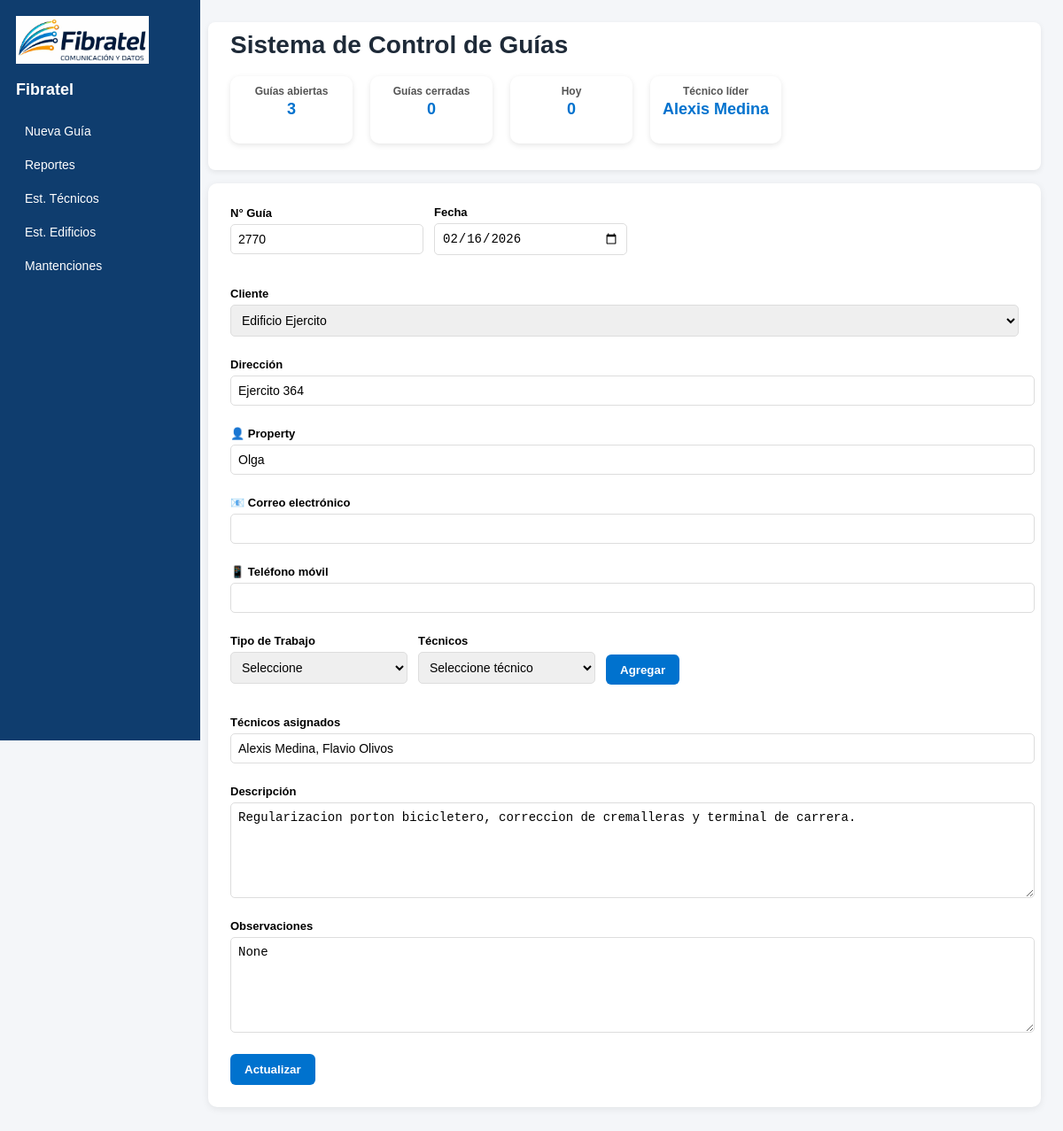
Page /?editar=1 on the committed database.
### tables this page shows
CREATE TABLE guias (
            id INTEGER PRIMARY KEY AUTOINCREMENT,
            numero_guia INTEGER UNIQUE,
            fecha TEXT,
            cliente_id INTEGER,
            tecnicos TEXT,
            tecnico_firma TEXT,
            descripcion TEXT,
            estado TEXT,
            observaciones TEXT
        , tipo_trabajo TEXT, token_revision TEXT, comentario_property TEXT);

CREATE TABLE clientes (
            id INTEGER PRIMARY KEY AUTOINCREMENT,
            nombre TEXT UNIQUE,
            direccion TEXT,
            property TEXT
        , apellido TEXT, correo_electronico TEXT, telefono_movil TEXT);

### app.py (the view, shortened to what this page needs)
@app.route("/", methods=["GET", "POST"])
def index():
    conn = get_db()
    guia_id = request.args.get("editar")
    guia = None
    if guia_id:
        guia = conn.execute("""
            SELECT g.*,
                   c.nombre as cliente_nombre,
                   c.direccion,
                   c.property
            FROM guias g
            LEFT JOIN clientes c ON g.cliente_id = c.id
            WHERE g.id=?
        """, (guia_id,)).fetchone()
    clientes = conn.execute(
        "SELECT * FROM clientes ORDER BY nombre"
    ).fetchall()
    tecnicos = conn.execute(
        "SELECT * FROM tecnicos ORDER BY nombre"
    ).fetchall()
    ultimo = conn.execute(
        "SELECT MAX(numero_guia) FROM guias"
    ).fetchone()[0]
    proximo_numero = (ultimo + 1) if ultimo else 1
    abiertas = conn.execute(
        "SELECT COUNT(*) FROM guias WHERE estado='ABIERTA'"
    ).fetchone()[0]
    cerradas = conn.execute(
        "SELECT COUNT(*) FROM guias WHERE estado='CERRADA'"
    ).fetchone()[0]
    hoy = conn.execute(
        "SELECT COUNT(*) FROM guias WHERE fecha=?",
        (date.today(),)
    ).fetchone()[0]
    tecnicos_data = conn.execute(
        "SELECT tecnicos FROM guias"
    ).fetchall()
    conteo = {}
    for r in tecnicos_data:
        if not r["tecnicos"]:
            continue
        lista = r["tecnicos"].split(", ")
        for t in lista:
            conteo[t] = conteo.get(t,0)+1
    lider = "-"
    if conteo:
        lider = max(conteo, key=conteo.get)
    conn.close()
    return render_template(
    "index.html",
    fecha=date.today(),
    clientes=clientes,
    tecnicos=tecnicos,
    guia=guia,
    proximo_numero=proximo_numero,
    abiertas=abiertas,
    cerradas=cerradas,
    hoy=hoy,
    lider=lider
)

### app.py (called while the page is built)
def get_db():
    conn = sqlite3.connect(DATABASE)
    conn.row_factory = sqlite3.Row
    return conn

### templates/index.html (shortened to what this page needs)
{% extends "base.html" %}
{% block contenido %}
<div class="header">
<h1 class="titulo-sistema">
Sistema de Control de Guías
</h1>
<div class="dashboard">
<div class="card">
<h3>Guías abiertas</h3>
<p>{{ abiertas }}</p>
</div>
<div class="card">
<h3>Guías cerradas</h3>
<p>{{ cerradas }}</p>
</div>
<div class="card">
<h3>Hoy</h3>
<p>{{ hoy }}</p>
</div>
<div class="card">
<h3>Técnico líder</h3>
<p>{{ lider }}</p>
</div>
</div>
</div>
<div class="form-box">
<form method="POST">
<div class="form-line">
<div class="form-group">
<label>N° Guía</label>
<input type="text"
value="{{ guia.numero_guia if guia else proximo_numero }}"
readonly>
</div>
<div class="form-group">
<label>Fecha</label>
<input type="date"
name="fecha"
value="{{ guia.fecha if guia else fecha }}">
</div>
</div>
<div class="form-group">
<label>Cliente</label>
<select name="cliente_id" id="cliente" onchange="cargarCliente()">
{% for c in clientes %}
<option value="{{ c.id }}"
{% if guia and guia.cliente_id == c.id %}selected{% endif %}>
{{ c.nombre }}
</option>
{% endfor %}
</select>
</div>
<div class="form-group">
<label>Dirección</label>
<input type="text"
id="direccion"
value="{{ guia.direccion if guia else '' }}"
readonly>
</div>
<div class="form-group">
<label>👤 Property</label>
<input type="text"
id="property"
value="{{ guia.property if guia else '' }}"
readonly>
</div>
<div class="form-group">
<label>📧 Correo electrónico</label>
<input type="text"
id="correo_property"
readonly>
</div>
<div class="form-group">
<label>📱 Teléfono móvil</label>
<input type="text"
id="telefono_property"
readonly>
</div>
<div class="form-line">
<div class="form-group">
<label>Tipo de Trabajo</label>
<select name="tipo_trabajo" id="tipo_trabajo" onchange="tipoTrabajo()">
<option value="">Seleccione</option>
</select>
</div>
<div class="form-group">
<label>Técnicos</label>
<select id="tecnico_select">
<option value="">Seleccione técnico</option>
</select>
</div>
<button type="button" onclick="agregarTecnico()">Agregar</button>
</div>
<div class="form-group">
<label>Técnicos asignados</label>
<input type="text"
id="lista_tecnicos"
name="tecnicos"
value="{{ guia.tecnicos if guia else '' }}">
</div>
<div class="form-group">
<label>Descripción</label>
<textarea name="descripcion" id="descripcion">
{{ guia.descripcion if guia else '' }}
</textarea>
</div>
<div class="form-group">
<label>Observaciones</label>
<textarea name="observaciones">
{{ guia.observaciones if guia else '' }}
</textarea>
</div>
<button type="submit">
{% if guia %}
Actualizar
{% else %}
Guardar
{% endif %}
</button>
</form>
</div>
{% endblock %}

### static/style.css (style rules this page uses)
body { margin:0; font-family:Arial,sans-serif; background:#f4f6f9; }
.header { background:white; padding:10px 25px; margin-bottom:15px; border-radius:8px; box-shadow:0 2px 6px rgba(0,0,0,0.08); }
.titulo-sistema { margin-top:0; font-size:28px; font-weight:700; color:#1e2a38; }
.dashboard { display:flex; gap:20px; flex-wrap:wrap; margin-bottom:20px; }
.card { background:white; padding:10px 14px; border-radius:10px; box-shadow:0 2px 6px rgba(0,0,0,0.1); text-align:center; min-width:110px; }
.card h3 { font-size:12px; margin:0; color:#555; }
.card p { font-size:18px; font-weight:bold; margin-top:3px; color:#0072CE; }
.form-box { background:white; padding:25px; border-radius:10px; box-shadow:0 2px 8px rgba(0,0,0,0.08); margin-bottom:25px; }
label { font-size:13px; font-weight:bold; }
input,textarea { padding:8px; margin-top:5px; margin-bottom:12px; width:100%; border:1px solid #ddd; border-radius:5px; font-size:14px; }
select { padding:8px; margin-top:5px; margin-bottom:12px; border:1px solid #ddd; border-radius:5px; font-size:14px; }
textarea { min-height:90px; }
button { background:#0072CE; color:white; border:none; padding:10px 16px; border-radius:6px; cursor:pointer; font-weight:600; }
.form-group { display:flex; flex-direction:column; margin-bottom:12px; }
.form-line { display:flex; gap:12px; align-items:center; flex-wrap:wrap; margin-bottom:12px; }
.form-line label { min-width:90px; }
.form-line select, .form-line input { width:200px; }
.form-line button { height:34px; }

### rows in the picture
guias: numero_guia "2770", fecha "02/16/2026", cliente_id "Edificio Ejercito", tecnicos "Alexis Medina, Flavio Olivos", descripcion "Regularizacion porton bicicletero, correccion de cremalleras y terminal de carrera."
clientes: direccion "Ejercito 364", property "Olga"

### other values in the picture
{{ abiertas }} "3"
{{ cerradas }} "0"
{{ hoy }} "0"
{{ lider }} "Alexis Medina"
